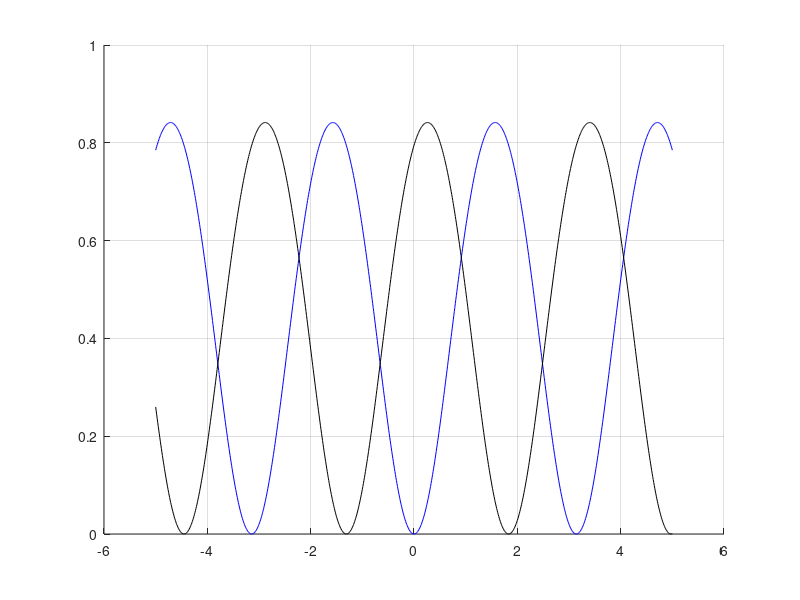

Write the MATLAB code that produced this figure.
clc
clear all
close all

t=-5:0.01:5;

xt=sin(t);

%Valor de escalamiento en el tiempo
des=1;

if des>=0
des2=-5:0.1:des;
else
des2=des:0.1:5;
end

tm=t+(des);

if des>=0
%grafica invariante
   for  a=0:length(des2)
        xtd=sin(t+a);
        hold on
        grid on
        plot(t,xt,'b')
        plot(t,xtd,'k')
        hold off
        pause(0.2);
        cla()
   end
else    
  for  a=0:length(des2)
       xtd=sin(t-a);
       hold on
       grid on
       plot(t,xt,'b')
       plot(t,xtd,'k')
       hold off
       pause(0.2);
       cla()
  end 
end 
   
xtd=sin(tm);
hold on
plot(t,xt,'b')
plot(t,xtd,'k')
hold off

%grafica variante 
pause(1);
yt=sin(xt).*xt;
if des>=0
   for a=0:length(des2)
       xtd=sin(t+a);
       ytd=sin(xtd).*xtd;
       hold on
       grid on
       plot(t,yt,'b')
       plot(t,ytd,'k')
       hold off
       pause(0.2);
       cla()
    
   end
else
    for a=0:length(des2)
        xtd=sin(t-a);
        ytd=sin(xtd).*xtd;
        hold on
        grid on
        plot(t,yt,'b')
        plot(t,ytd,'k')
        hold off
        pause(0.2);
        cla()
   end
end 
   
yt=sin(xt).*xt;
ytd=sin(xtd).*xtd;
hold on
plot(t,yt,'b')
plot(t,ytd,'k')
hold off